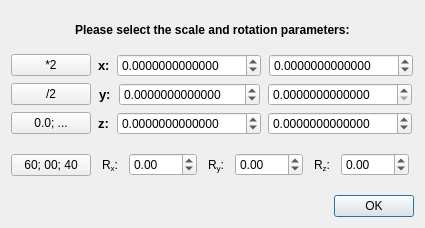
<?xml version="1.0" encoding="UTF-8"?>
<ui version="4.0">
 <class>DialogSetRangesETC</class>
 <widget class="QDialog" name="DialogSetRangesETC">
  <property name="geometry">
   <rect>
    <x>0</x>
    <y>0</y>
    <width>425</width>
    <height>228</height>
   </rect>
  </property>
  <property name="sizePolicy">
   <sizepolicy hsizetype="Fixed" vsizetype="Fixed">
    <horstretch>0</horstretch>
    <verstretch>0</verstretch>
   </sizepolicy>
  </property>
  <property name="minimumSize">
   <size>
    <width>425</width>
    <height>228</height>
   </size>
  </property>
  <property name="windowTitle">
   <string>Ranges of graph</string>
  </property>
  <layout class="QVBoxLayout" name="verticalLayout">
   <item>
    <layout class="QHBoxLayout" name="horizontalLayout_4">
     <item>
      <spacer name="horizontalSpacer">
       <property name="orientation">
        <enum>Qt::Horizontal</enum>
       </property>
       <property name="sizeHint" stdset="0">
        <size>
         <width>40</width>
         <height>20</height>
        </size>
       </property>
      </spacer>
     </item>
     <item>
      <widget class="QLabel" name="label">
       <property name="font">
        <font>
         <weight>75</weight>
         <bold>true</bold>
        </font>
       </property>
       <property name="text">
        <string>Please select the scale and rotation parameters:</string>
       </property>
      </widget>
     </item>
     <item>
      <spacer name="horizontalSpacer_2">
       <property name="orientation">
        <enum>Qt::Horizontal</enum>
       </property>
       <property name="sizeHint" stdset="0">
        <size>
         <width>40</width>
         <height>20</height>
        </size>
       </property>
      </spacer>
     </item>
    </layout>
   </item>
   <item>
    <layout class="QHBoxLayout" name="horizontalLayout">
     <item>
      <widget class="QPushButton" name="pushButton">
       <property name="text">
        <string>*2</string>
       </property>
      </widget>
     </item>
     <item>
      <spacer name="horizontalSpacer_6">
       <property name="orientation">
        <enum>Qt::Horizontal</enum>
       </property>
       <property name="sizeHint" stdset="0">
        <size>
         <width>40</width>
         <height>20</height>
        </size>
       </property>
      </spacer>
     </item>
     <item>
      <widget class="QLabel" name="label_x">
       <property name="font">
        <font>
         <pointsize>10</pointsize>
         <weight>75</weight>
         <bold>true</bold>
        </font>
       </property>
       <property name="text">
        <string>x:</string>
       </property>
      </widget>
     </item>
     <item>
      <spacer name="horizontalSpacer_3">
       <property name="orientation">
        <enum>Qt::Horizontal</enum>
       </property>
       <property name="sizeHint" stdset="0">
        <size>
         <width>40</width>
         <height>20</height>
        </size>
       </property>
      </spacer>
     </item>
     <item>
      <widget class="QDoubleSpinBox" name="doubleSpinBox_x_">
       <property name="decimals">
        <number>13</number>
       </property>
       <property name="minimum">
        <double>-1000000000.000000000000000</double>
       </property>
       <property name="maximum">
        <double>1000000000.000000000000000</double>
       </property>
      </widget>
     </item>
     <item>
      <spacer name="horizontalSpacer_9">
       <property name="orientation">
        <enum>Qt::Horizontal</enum>
       </property>
       <property name="sizeHint" stdset="0">
        <size>
         <width>40</width>
         <height>20</height>
        </size>
       </property>
      </spacer>
     </item>
     <item>
      <widget class="QDoubleSpinBox" name="doubleSpinBox_x__">
       <property name="decimals">
        <number>13</number>
       </property>
       <property name="minimum">
        <double>-1000000000.000000000000000</double>
       </property>
       <property name="maximum">
        <double>1000000000.000000000000000</double>
       </property>
      </widget>
     </item>
     <item>
      <spacer name="horizontalSpacer_12">
       <property name="orientation">
        <enum>Qt::Horizontal</enum>
       </property>
       <property name="sizeHint" stdset="0">
        <size>
         <width>40</width>
         <height>20</height>
        </size>
       </property>
      </spacer>
     </item>
    </layout>
   </item>
   <item>
    <layout class="QHBoxLayout" name="horizontalLayout_2">
     <item>
      <widget class="QPushButton" name="pushButton_2">
       <property name="text">
        <string>/2</string>
       </property>
      </widget>
     </item>
     <item>
      <spacer name="horizontalSpacer_7">
       <property name="orientation">
        <enum>Qt::Horizontal</enum>
       </property>
       <property name="sizeHint" stdset="0">
        <size>
         <width>40</width>
         <height>20</height>
        </size>
       </property>
      </spacer>
     </item>
     <item>
      <widget class="QLabel" name="label_y">
       <property name="font">
        <font>
         <pointsize>10</pointsize>
         <weight>75</weight>
         <bold>true</bold>
        </font>
       </property>
       <property name="text">
        <string>y:</string>
       </property>
      </widget>
     </item>
     <item>
      <spacer name="horizontalSpacer_4">
       <property name="orientation">
        <enum>Qt::Horizontal</enum>
       </property>
       <property name="sizeHint" stdset="0">
        <size>
         <width>40</width>
         <height>20</height>
        </size>
       </property>
      </spacer>
     </item>
     <item>
      <widget class="QDoubleSpinBox" name="doubleSpinBox_y_">
       <property name="decimals">
        <number>13</number>
       </property>
       <property name="minimum">
        <double>-1000000000.000000000000000</double>
       </property>
      </widget>
     </item>
     <item>
      <spacer name="horizontalSpacer_10">
       <property name="orientation">
        <enum>Qt::Horizontal</enum>
       </property>
       <property name="sizeHint" stdset="0">
        <size>
         <width>40</width>
         <height>20</height>
        </size>
       </property>
      </spacer>
     </item>
     <item>
      <widget class="QDoubleSpinBox" name="doubleSpinBox_y__">
       <property name="decimals">
        <number>13</number>
       </property>
       <property name="maximum">
        <double>1000000000.000000000000000</double>
       </property>
      </widget>
     </item>
     <item>
      <spacer name="horizontalSpacer_13">
       <property name="orientation">
        <enum>Qt::Horizontal</enum>
       </property>
       <property name="sizeHint" stdset="0">
        <size>
         <width>40</width>
         <height>20</height>
        </size>
       </property>
      </spacer>
     </item>
    </layout>
   </item>
   <item>
    <layout class="QHBoxLayout" name="horizontalLayout_3">
     <item>
      <widget class="QPushButton" name="pushButton_z_reset">
       <property name="text">
        <string>0.0; ...</string>
       </property>
      </widget>
     </item>
     <item>
      <spacer name="horizontalSpacer_8">
       <property name="orientation">
        <enum>Qt::Horizontal</enum>
       </property>
       <property name="sizeHint" stdset="0">
        <size>
         <width>40</width>
         <height>20</height>
        </size>
       </property>
      </spacer>
     </item>
     <item>
      <widget class="QLabel" name="label_z">
       <property name="font">
        <font>
         <pointsize>10</pointsize>
         <weight>75</weight>
         <bold>true</bold>
        </font>
       </property>
       <property name="text">
        <string>z:</string>
       </property>
      </widget>
     </item>
     <item>
      <spacer name="horizontalSpacer_5">
       <property name="orientation">
        <enum>Qt::Horizontal</enum>
       </property>
       <property name="sizeHint" stdset="0">
        <size>
         <width>40</width>
         <height>20</height>
        </size>
       </property>
      </spacer>
     </item>
     <item>
      <widget class="QDoubleSpinBox" name="doubleSpinBox_z_">
       <property name="decimals">
        <number>13</number>
       </property>
       <property name="minimum">
        <double>-1000000000.000000000000000</double>
       </property>
       <property name="maximum">
        <double>1000000000.000000000000000</double>
       </property>
       <property name="singleStep">
        <double>0.050000000000000</double>
       </property>
      </widget>
     </item>
     <item>
      <spacer name="horizontalSpacer_11">
       <property name="orientation">
        <enum>Qt::Horizontal</enum>
       </property>
       <property name="sizeHint" stdset="0">
        <size>
         <width>40</width>
         <height>20</height>
        </size>
       </property>
      </spacer>
     </item>
     <item>
      <widget class="QDoubleSpinBox" name="doubleSpinBox_z__">
       <property name="decimals">
        <number>13</number>
       </property>
       <property name="minimum">
        <double>-1000000000.000000000000000</double>
       </property>
       <property name="maximum">
        <double>1000000000.000000000000000</double>
       </property>
       <property name="singleStep">
        <double>0.050000000000000</double>
       </property>
      </widget>
     </item>
     <item>
      <spacer name="horizontalSpacer_14">
       <property name="orientation">
        <enum>Qt::Horizontal</enum>
       </property>
       <property name="sizeHint" stdset="0">
        <size>
         <width>40</width>
         <height>20</height>
        </size>
       </property>
      </spacer>
     </item>
    </layout>
   </item>
   <item>
    <layout class="QHBoxLayout" name="horizontalLayout_5">
     <item>
      <widget class="QPushButton" name="pushButton_anglreset">
       <property name="text">
        <string>60; 00; 40</string>
       </property>
      </widget>
     </item>
     <item>
      <spacer name="horizontalSpacer_15">
       <property name="orientation">
        <enum>Qt::Horizontal</enum>
       </property>
       <property name="sizeHint" stdset="0">
        <size>
         <width>40</width>
         <height>20</height>
        </size>
       </property>
      </spacer>
     </item>
     <item>
      <widget class="QLabel" name="label_2">
       <property name="text">
        <string>&lt;html&gt;&lt;head/&gt;&lt;body&gt;&lt;p&gt;R&lt;span style=&quot; vertical-align:sub;&quot;&gt;x&lt;/span&gt;:&lt;/p&gt;&lt;/body&gt;&lt;/html&gt;</string>
       </property>
      </widget>
     </item>
     <item>
      <spacer name="horizontalSpacer_16">
       <property name="orientation">
        <enum>Qt::Horizontal</enum>
       </property>
       <property name="sizeHint" stdset="0">
        <size>
         <width>40</width>
         <height>20</height>
        </size>
       </property>
      </spacer>
     </item>
     <item>
      <widget class="QDoubleSpinBox" name="doubleSpinBox_rx">
       <property name="minimum">
        <double>-360.000000000000000</double>
       </property>
       <property name="maximum">
        <double>360.000000000000000</double>
       </property>
       <property name="value">
        <double>0.000000000000000</double>
       </property>
      </widget>
     </item>
     <item>
      <spacer name="horizontalSpacer_17">
       <property name="orientation">
        <enum>Qt::Horizontal</enum>
       </property>
       <property name="sizeHint" stdset="0">
        <size>
         <width>40</width>
         <height>20</height>
        </size>
       </property>
      </spacer>
     </item>
     <item>
      <widget class="QLabel" name="label_3">
       <property name="text">
        <string>&lt;html&gt;&lt;head/&gt;&lt;body&gt;&lt;p&gt;R&lt;span style=&quot; vertical-align:sub;&quot;&gt;y&lt;/span&gt;:&lt;/p&gt;&lt;/body&gt;&lt;/html&gt;</string>
       </property>
      </widget>
     </item>
     <item>
      <spacer name="horizontalSpacer_18">
       <property name="orientation">
        <enum>Qt::Horizontal</enum>
       </property>
       <property name="sizeHint" stdset="0">
        <size>
         <width>40</width>
         <height>20</height>
        </size>
       </property>
      </spacer>
     </item>
     <item>
      <widget class="QDoubleSpinBox" name="doubleSpinBox_ry">
       <property name="minimum">
        <double>-360.000000000000000</double>
       </property>
       <property name="maximum">
        <double>360.000000000000000</double>
       </property>
      </widget>
     </item>
     <item>
      <spacer name="horizontalSpacer_19">
       <property name="orientation">
        <enum>Qt::Horizontal</enum>
       </property>
       <property name="sizeHint" stdset="0">
        <size>
         <width>40</width>
         <height>20</height>
        </size>
       </property>
      </spacer>
     </item>
     <item>
      <widget class="QLabel" name="label_4">
       <property name="text">
        <string>&lt;html&gt;&lt;head/&gt;&lt;body&gt;&lt;p&gt;R&lt;span style=&quot; vertical-align:sub;&quot;&gt;z&lt;/span&gt;:&lt;/p&gt;&lt;/body&gt;&lt;/html&gt;</string>
       </property>
      </widget>
     </item>
     <item>
      <spacer name="horizontalSpacer_20">
       <property name="orientation">
        <enum>Qt::Horizontal</enum>
       </property>
       <property name="sizeHint" stdset="0">
        <size>
         <width>40</width>
         <height>48</height>
        </size>
       </property>
      </spacer>
     </item>
     <item>
      <widget class="QDoubleSpinBox" name="doubleSpinBox_rz">
       <property name="minimum">
        <double>-360.000000000000000</double>
       </property>
       <property name="maximum">
        <double>360.000000000000000</double>
       </property>
       <property name="value">
        <double>0.000000000000000</double>
       </property>
      </widget>
     </item>
     <item>
      <spacer name="horizontalSpacer_21">
       <property name="orientation">
        <enum>Qt::Horizontal</enum>
       </property>
       <property name="sizeHint" stdset="0">
        <size>
         <width>40</width>
         <height>20</height>
        </size>
       </property>
      </spacer>
     </item>
    </layout>
   </item>
   <item>
    <widget class="QDialogButtonBox" name="buttonBox">
     <property name="orientation">
      <enum>Qt::Horizontal</enum>
     </property>
     <property name="standardButtons">
      <set>QDialogButtonBox::Ok</set>
     </property>
    </widget>
   </item>
  </layout>
 </widget>
 <resources/>
 <connections>
  <connection>
   <sender>buttonBox</sender>
   <signal>accepted()</signal>
   <receiver>DialogSetRangesETC</receiver>
   <slot>accept()</slot>
   <hints>
    <hint type="sourcelabel">
     <x>248</x>
     <y>254</y>
    </hint>
    <hint type="destinationlabel">
     <x>157</x>
     <y>274</y>
    </hint>
   </hints>
  </connection>
  <connection>
   <sender>buttonBox</sender>
   <signal>rejected()</signal>
   <receiver>DialogSetRangesETC</receiver>
   <slot>reject()</slot>
   <hints>
    <hint type="sourcelabel">
     <x>316</x>
     <y>260</y>
    </hint>
    <hint type="destinationlabel">
     <x>286</x>
     <y>274</y>
    </hint>
   </hints>
  </connection>
 </connections>
</ui>
